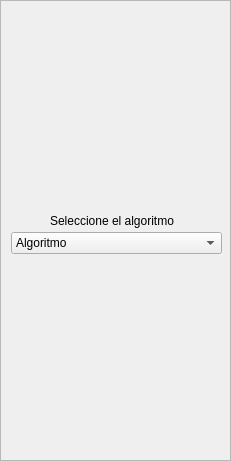
   <widget class="QFrame" name="frame_2">
    <property name="geometry">
     <rect>
      <x>630</x>
      <y>0</y>
      <width>231</width>
      <height>461</height>
     </rect>
    </property>
    <property name="frameShape">
     <enum>QFrame::StyledPanel</enum>
    </property>
    <property name="frameShadow">
     <enum>QFrame::Raised</enum>
    </property>
    <widget class="QLabel" name="lb_orden_1">
     <property name="geometry">
      <rect>
       <x>37</x>
       <y>331</y>
       <width>16</width>
       <height>16</height>
      </rect>
     </property>
     <property name="text">
      <string/>
     </property>
    </widget>
    <widget class="QLabel" name="lb_orden_2">
     <property name="geometry">
      <rect>
       <x>77</x>
       <y>331</y>
       <width>21</width>
       <height>16</height>
      </rect>
     </property>
     <property name="text">
      <string/>
     </property>
    </widget>
    <widget class="QLabel" name="lb_orden_3">
     <property name="geometry">
      <rect>
       <x>117</x>
       <y>331</y>
       <width>21</width>
       <height>16</height>
      </rect>
     </property>
     <property name="text">
      <string/>
     </property>
    </widget>
    <widget class="QLabel" name="lb_orden_4">
     <property name="geometry">
      <rect>
       <x>157</x>
       <y>332</y>
       <width>21</width>
       <height>16</height>
      </rect>
     </property>
     <property name="text">
      <string/>
     </property>
    </widget>
    <widget class="QComboBox" name="comboBox_2">
     <property name="geometry">
      <rect>
       <x>11</x>
       <y>232</y>
       <width>211</width>
       <height>22</height>
      </rect>
     </property>
     <item>
      <property name="text">
       <string>Algoritmo</string>
      </property>
     </item>
     <item>
      <property name="text">
       <string>Anchura</string>
      </property>
     </item>
     <item>
      <property name="text">
       <string>Profundidad</string>
      </property>
     </item>
     <item>
      <property name="text">
       <string>Backtracking</string>
      </property>
     </item>
     <item>
      <property name="text">
       <string>Costes Uniformes</string>
      </property>
     </item>
     <item>
      <property name="text">
       <string>Voraz primero el mejor</string>
      </property>
     </item>
     <item>
      <property name="text">
       <string>A*</string>
      </property>
     </item>
    </widget>
    <widget class="QLabel" name="label_38">
     <property name="geometry">
      <rect>
       <x>50</x>
       <y>213</y>
       <width>141</width>
       <height>16</height>
      </rect>
     </property>
     <property name="text">
      <string>Seleccione el algoritmo</string>
     </property>
    </widget>
   </widget>
